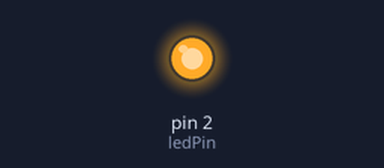
Bench run of a sketch on a simulated Arduino Uno, built with avr-gcc and run on an emulated ATmega328P. Parts: output pins drawn as LEDs (lit = HIGH).

Above: at 1.7 s.
At 6.3 s:
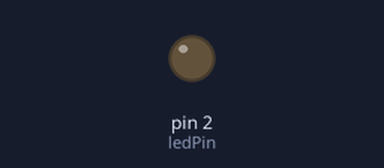
Timing chart, 0 to 6.6 s (numbered marks = the images above):
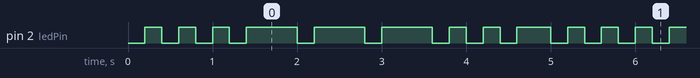

Measured:
- by itself, pin 2 (ledPin): repeats every 5.0 s: 2 × (LOW 0.20 s, HIGH 0.20 s), 3 × (LOW 0.20 s, HIGH 0.60 s), 2 × (LOW 0.20 s, HIGH 0.20 s), LOW 0.20 s, HIGH 0.40 s, LOW 0.20 s, HIGH 0.20 s
- by itself, everything shown: repeats every 5.0 s, in 18 steps

The sketch:

ex03.ino
```cpp
const int ledPin = 2;
// 时间参数定义
const unsigned long shortOn = 200;    // 短亮时长 S
const unsigned long longOn = 600;     // 长亮时长 O
const unsigned long dotGap = 200;      // 单个闪烁间隔熄灭
const unsigned long wordGap = 2000;    // 整套SOS结束长停顿

// 状态机变量
unsigned long prevTime = 0;
int stage = 0; // 0:S短闪3次 1:O长闪3次 2:S短闪3次 3:长停顿
int cnt = 0;   // 当前阶段闪烁计数
bool ledState = LOW;

void setup() {
  Serial.begin(115200);
  pinMode(ledPin, OUTPUT);
  digitalWrite(ledPin, LOW);
}

void loop() {
  unsigned long currTime = millis();
  if(currTime - prevTime < (ledState ? (stage==1 ? longOn : shortOn) : dotGap)){
    return; // 未到切换时间，直接退出循环
  }
  prevTime = currTime;
  ledState = !ledState;
  digitalWrite(ledPin, ledState);

  // LED熄灭时切换阶段逻辑
  if(!ledState){
    cnt++;
    switch(stage){
      case 0: // S 3短闪
        if(cnt >= 3){ stage=1; cnt=0; }
        break;
      case 1: // O 3长闪
        if(cnt >= 3){ stage=2; cnt=0; }
        break;
      case 2: // S 3短闪
        if(cnt >= 3){ stage=3; cnt=0; prevTime = currTime + wordGap; }
        break;
      case 3: // 长停顿结束，重置从头循环
        stage=0; cnt=0;
        break;
    }
  }
}
```
